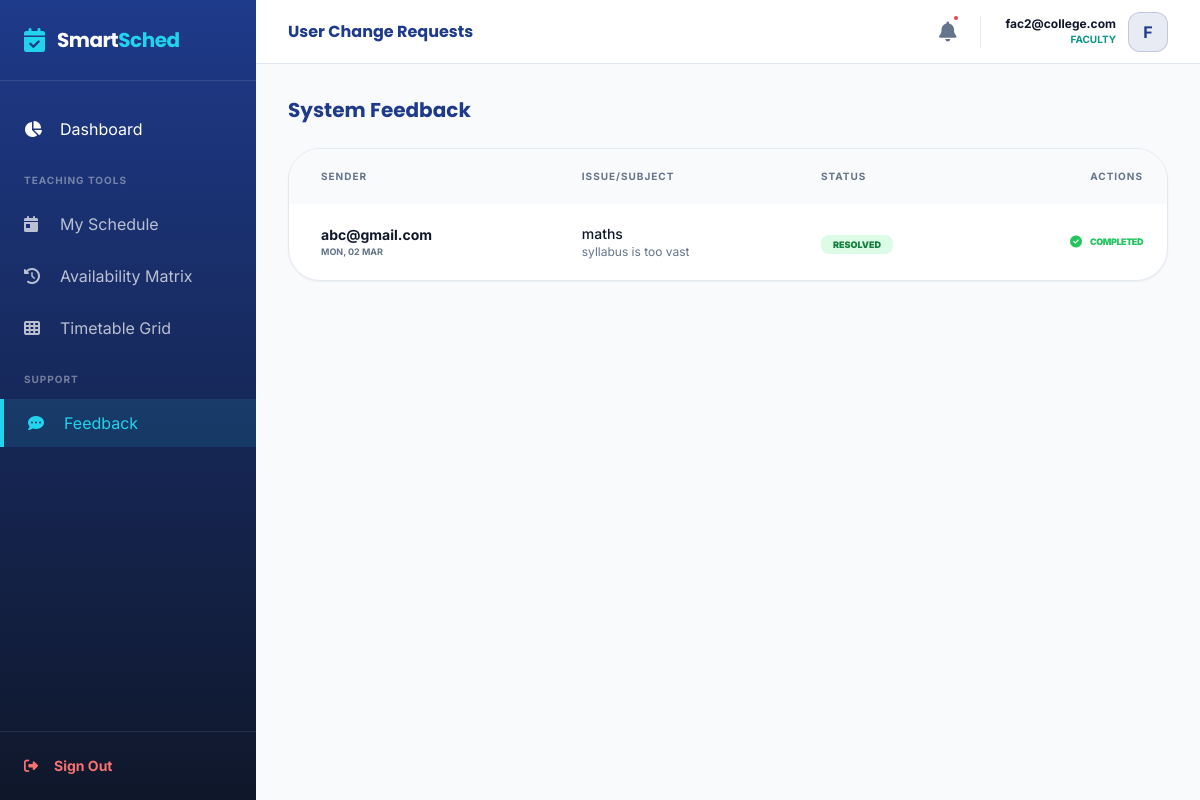
Page /core/feedback/manage/ (signed in) on the committed database.
### accounts/models.py (models this page shows, shortened)
class User(AbstractUser):
    ADMIN = 'admin'
    FACULTY = 'faculty'
    ROLE_CHOICES = [
        (ADMIN, 'Admin/HOD'),
        (FACULTY, 'Faculty/User'),
    ]
    username = None
    email = models.EmailField(unique=True)
    role = models.CharField(max_length=10, choices=ROLE_CHOICES, default=FACULTY)
    profile_picture = models.ImageField(upload_to='profiles/', null=True, blank=True)
    is_verified = models.BooleanField(default=False)
    login_count = models.PositiveIntegerField(default=0)
    USERNAME_FIELD = 'email'
    REQUIRED_FIELDS = []
    objects = CustomUserManager()

### core/models.py (models this page shows, shortened)
class Feedback(models.Model):
    STATUS_CHOICES = [
        ('pending', 'Pending Review'),
        ('in_progress', 'In Progress'),
        ('resolved', 'Resolved'),
    ]
    user = models.ForeignKey(settings.AUTH_USER_MODEL, on_delete=models.CASCADE)
    subject = models.CharField(max_length=150)
    message = models.TextField()
    status = models.CharField(max_length=20, choices=STATUS_CHOICES, default='pending')
    created_at = models.DateTimeField(auto_now_add=True)
    updated_at = models.DateTimeField(auto_now=True)

### core/views.py (the view)
# urls.py: path('feedback/manage/', views.AdminFeedbackListView.as_view(), name='admin_feedback_list'),
class AdminFeedbackListView(LoginRequiredMixin, ListView):
    model = Feedback
    template_name = 'feedback/admin_feedback_list.html'
    context_object_name = 'feedbacks'
    def get_queryset(self):
        return Feedback.objects.all().order_by('-created_at')

### templates/feedback/admin_feedback_list.html (shortened to what this page needs)
{% extends 'base_dashboard.html' %}
{% block header_title %}User Change Requests{% endblock %}
{% block content %}
<div class="space-y-6 fade-in-up">
    <div class="flex justify-between items-center">
        <h2 class="font-display text-xl font-bold text-primary">System Feedback</h2>
    </div>
    <div class="bg-white rounded-[32px] border border-borderSubtle overflow-hidden shadow-sm">
        <table class="w-full text-left">
            <thead class="bg-bgSoft text-textGray text-[10px] font-bold uppercase tracking-widest">
                <tr>
                    <th class="px-8 py-5">Sender</th>
                    <th class="px-6 py-5">Issue/Subject</th>
                    <th class="px-6 py-5">Status</th>
                    <th class="px-6 py-5 text-right">Actions</th>
                </tr>
            </thead>
            <tbody class="divide-y divide-borderSubtle">
                {% for feedback in feedbacks %}
                <tr class="hover:bg-bgSoft/30 transition-colors">
                    <td class="px-8 py-5">
                        <p class="text-sm font-bold text-textDark">{{ feedback.user.email }}</p>
                        <p class="text-[9px] text-textGray font-bold uppercase">{{ feedback.created_at|date:"D, d M" }}</p>
                    </td>
                    <td class="px-6 py-5">
                        <p class="text-sm font-medium text-textDark">{{ feedback.subject }}</p>
                        <p class="text-xs text-textGray truncate max-w-xs">{{ feedback.message }}</p>
                    </td>
                    <td class="px-6 py-5">
                        <span class="px-3 py-1 rounded-lg text-[9px] font-black uppercase
                        {% if feedback.status == 'resolved' %}bg-green-100 text-green-700
                        {% elif feedback.status == 'pending' %}bg-amber-100 text-amber-700
                        {% else %}bg-blue-100 text-blue-700{% endif %}">
                            {{ feedback.get_status_display }}
                        </span>
                    </td>
                    <td class="px-6 py-5 text-right">
                        {% if feedback.status != 'resolved' %}
                        <a href="{% url 'resolve_feedback' feedback.pk %}"
                            class="btn-glow bg-secondary text-white px-4 py-2 rounded-xl text-[10px] font-bold uppercase inline-block transition-all hover:scale-105">
                            <i class="fa-solid fa-check mr-1"></i> Mark Resolved
                        </a>
                        {% else %}
                        <div class="flex items-center justify-end gap-2 text-green-500">
                            <i class="fa-solid fa-circle-check text-xs"></i>
                            <span class="font-black text-[9px] uppercase tracking-tighter">Completed</span>
                        </div>
                        {% endif %}
                    </td>
                </tr>
                {% empty %}
                <tr>
                    <td colspan="4" class="px-8 py-20 text-center">
                        <p class="text-textGray font-medium italic">No feedback entries found.</p>
                    </td>
                </tr>
                {% endfor %}
            </tbody>
        </table>
    </div>
</div>
{% endblock %}

### templates/base_dashboard.html (shortened to what this page needs)
{% load static %}
<!DOCTYPE html>
<html lang="en">
<head>
    <script src="https://cdn.tailwindcss.com"></script>
    <link rel="stylesheet" href="https://cdnjs.cloudflare.com/ajax/libs/font-awesome/6.4.0/css/all.min.css">
</head>
<body class="bg-bgSoft font-sans text-textDark">
    <aside class="fixed inset-y-0 left-0 w-64 sidebar-gradient text-white hidden md:flex flex-col z-50">
        <div class="p-6 border-b border-white/10">
            <a href="/" class="flex items-center gap-3">
                <i class="fa-solid fa-calendar-check text-highlight text-2xl"></i>
                <span class="font-display text-xl font-bold tracking-tight">Smart<span
                        class="text-highlight">Sched</span></span>
            </a>
        </div>
        <nav class="flex-grow py-6 space-y-1">
            <a href="{% if user.role == 'admin' %}{% url 'admin_dashboard' %}{% else %}{% url 'user_dashboard' %}{% endif %}"
                class="flex items-center gap-4 px-6 py-3 hover:bg-white/5 transition-all {% if 'dashboard' in request.path %}nav-active{% endif %}">
                <i class="fa-solid fa-chart-pie w-5"></i> Dashboard
            </a>
            {% if user.role == 'admin' %}
            <div class="px-6 pt-4 pb-2 text-[10px] font-bold text-white/40 uppercase tracking-widest">Academic Core
            </div>
            <div class="px-6 pt-4 pb-2 text-[10px] font-bold text-white/40 uppercase tracking-widest">Academic Core
            </div>
            <a href="{% url 'department_list' %}"
                class="flex items-center gap-4 px-6 py-3 hover:bg-white/5 transition-all text-white/70 {% if 'department' in request.path %}nav-active{% endif %}">
                <i class="fa-solid fa-sitemap w-5"></i> Departments
            </a>
            <a href="{% url 'semester_add' %}"
                class="flex items-center gap-4 px-6 py-3 hover:bg-white/5 transition-all text-white/70 {% if 'semester' in request.path %}nav-active{% endif %}">
                <i class="fa-solid fa-layer-group w-5"></i> Semesters
            </a>
            <a href="{% url 'section_add' %}"
                class="flex items-center gap-4 px-6 py-3 hover:bg-white/5 transition-all text-white/70 {% if 'section' in request.path %}nav-active{% endif %}">
                <i class="fa-solid fa-users-rectangle w-5"></i> Sections
            </a>
            <a href="{% url 'classroom_list' %}"
                class="flex items-center gap-4 px-6 py-3 hover:bg-white/5 transition-all text-white/70 {% if 'classroom' in request.path %}nav-active{% endif %}">
                <i class="fa-solid fa-door-open w-5"></i> Classrooms
            </a>
            <a href="{% url 'subject_list' %}"
                class="flex items-center gap-4 px-6 py-3 hover:bg-white/5 transition-all text-white/70 {% if 'subject' in request.path %}nav-active{% endif %}">
                <i class="fa-solid fa-book w-5"></i> Subjects
            </a>
            <div class="px-6 pt-4 pb-2 text-[10px] font-bold text-white/40 uppercase tracking-widest">Planning</div>
            <a href="{% url 'faculty_list' %}"
                class="flex items-center gap-4 px-6 py-3 hover:bg-white/5 transition-all text-white/70 {% if 'faculty' in request.path %}nav-active{% endif %}">
                <i class="fa-solid fa-user-tie w-5"></i> Faculty
            </a>
            <a href="{% url 'generate_timetable' %}"
                class="flex items-center gap-4 px-6 py-3 hover:bg-white/5 transition-all text-white/70 {% if 'generate' in request.path %}nav-active{% endif %}">
                <i class="fa-solid fa-wand-magic-sparkles w-5"></i> Scheduler
            </a>
            {% else %}
            <div class="px-6 pt-4 pb-2 text-[10px] font-bold text-white/40 uppercase tracking-widest">Teaching Tools
            </div>
            <a href="{% url 'user_dashboard' %}"
                class="flex items-center gap-4 px-6 py-3 hover:bg-white/5 transition-all text-white/70 {% if 'user_dashboard' in request.resolver_match.url_name %}nav-active{% endif %}">
                <i class="fa-solid fa-calendar-day w-5"></i> My Schedule
            </a>
            <a href="{% url 'faculty_availability' %}"
                class="flex items-center gap-4 px-6 py-3 hover:bg-white/5 transition-all text-white/70 {% if 'availability' in request.path %}nav-active{% endif %}">
                <i class="fa-solid fa-clock-rotate-left w-5"></i> Availability Matrix
            </a>
            {% endif %}
            <a href="{% url 'timetable_view' %}"
                class="flex items-center gap-4 px-6 py-3 hover:bg-white/5 transition-all text-white/70 {% if 'view' in request.path and 'timetable' in request.path %}nav-active{% endif %}">
                <i class="fa-solid fa-table-cells w-5"></i> Timetable Grid
            </a>
            <div class="px-6 pt-4 pb-2 text-[10px] font-bold text-white/40 uppercase tracking-widest">Support</div>
            <a href="{% if user.role == 'admin' %}{% url 'admin_feedback_list' %}{% else %}{% url 'feedback_create' %}{% endif %}"
                class="flex items-center gap-4 px-6 py-3 hover:bg-white/5 transition-all text-white/70 {% if 'feedback' in request.path %}nav-active{% endif %}">
                <i class="fa-solid fa-comment-dots w-5"></i> Feedback
            </a>
        </nav>
        <div class="p-6 border-t border-white/10">
            <a href="{% url 'logout' %}"
                class="flex items-center gap-4 text-red-400 hover:text-red-300 text-sm font-bold transition-colors">
                <i class="fa-solid fa-right-from-bracket"></i> Sign Out
            </a>
        </div>
    </aside>
    <div class="md:ml-64 flex flex-col min-h-screen">
        <header
            class="h-16 bg-white border-b border-borderSubtle flex items-center justify-between px-8 sticky top-0 z-40">
            <h1 class="font-display font-bold text-primary">{% block header_title %}System Overview{% endblock %}</h1>
            <div class="flex items-center gap-6">
                <a href="{% url 'notification_list' %}"
                    class="relative text-textGray hover:text-primary transition-colors">
                    <i class="fa-solid fa-bell text-xl"></i>
                    {% if user.notifications.all %}
                    {% if not user.notifications.first.is_read %}
                    <span class="absolute -top-1 -right-1 w-2 h-2 bg-red-500 rounded-full border-2 border-white"></span>
                    {% endif %}
                    {% endif %}
                </a>
                <div class="flex items-center gap-3">
                    <div class="text-right hidden sm:block">
                        <p class="text-xs font-bold text-textDark">{{ user.email }}</p>
                        <p class="text-[10px] font-bold text-secondary uppercase">{{ user.role }}</p>
                    </div>
                    <div
                        class="w-10 h-10 bg-primary/10 rounded-xl flex items-center justify-center text-primary font-bold border border-primary/20">
                        {{ user.email|slice:":1"|upper }}
                    </div>
                </div>
            </div>
        </header>
        <main class="p-8">
            {% block content %}{% endblock %}
        </main>
    </div>
</body>
</html>

### templates/base_dashboard.html (style rules this page uses)
.sidebar-gradient { background: linear-gradient(180deg, #1E3A8A 0%, #0F172A 100%); }
.nav-active { background: rgba(34, 211, 238, 0.1); border-left: 4px solid #22D3EE; color: #22D3EE !important; }
.fade-in-up { animation: fadeInUp 0.5s ease-out forwards; }

### rows in the picture
User: email "fac2@college.com", role "FACULTY", email "F"
Feedback: user.email "abc@gmail.com", created_at "MON, 02 MAR", subject "maths", message "syllabus is too vast", status "RESOLVED", shows "COMPLETED"
